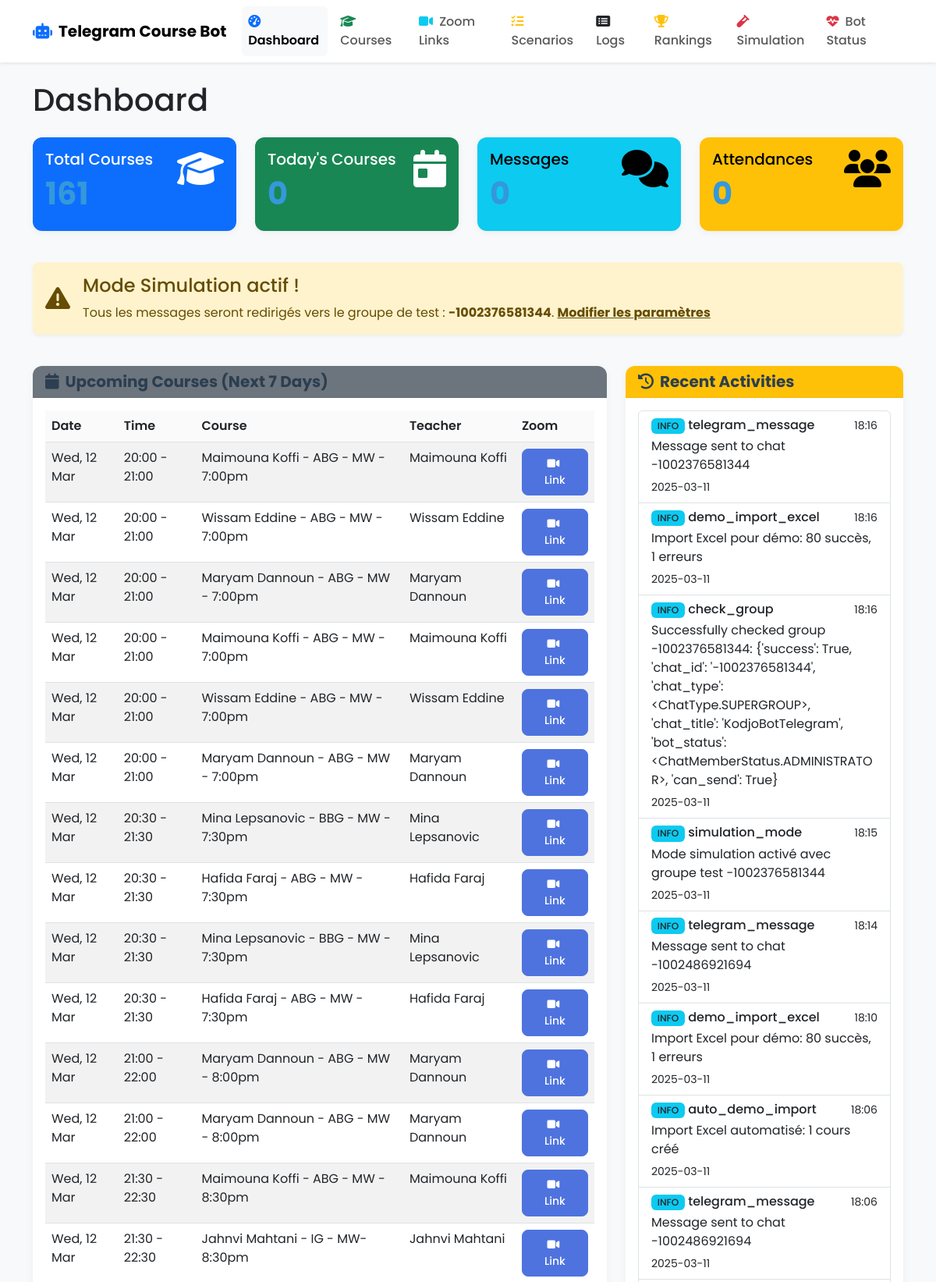
The page /admin (upper part) on the database its author committed.
### models.py (models this page shows, shortened)
class AppSettings(db.Model):
    id = db.Column(db.Integer, primary_key=True)
    simulation_mode = db.Column(db.Boolean, default=False)
    test_group_id = db.Column(db.String(100), nullable=True)
    updated_at = db.Column(db.DateTime, default=datetime.utcnow, onupdate=datetime.utcnow)

class Course(db.Model):
    id = db.Column(db.Integer, primary_key=True)
    course_name = db.Column(db.String(100), nullable=False)
    teacher_name = db.Column(db.String(100), nullable=False)
    telegram_group_id = db.Column(db.String(100), nullable=False)
    day_of_week = db.Column(db.Integer, nullable=False)  # 0-6, Monday is 0
    start_time = db.Column(db.Time, nullable=False)
    end_time = db.Column(db.Time, nullable=False)
    schedule_date = db.Column(db.Date, nullable=True)  # The next occurrence date
    zoom_link = db.Column(db.String(255), nullable=True)
    zoom_meeting_id = db.Column(db.String(100), nullable=True)
    created_at = db.Column(db.DateTime, default=datetime.utcnow)
    updated_at = db.Column(db.DateTime, default=datetime.utcnow, onupdate=datetime.utcnow)

class Log(db.Model):
    id = db.Column(db.Integer, primary_key=True)
    level = db.Column(db.String(20), nullable=False)  # INFO, WARNING, ERROR
    scenario = db.Column(db.String(100), nullable=True)  # Which scenario the log is related to
    message = db.Column(db.Text, nullable=False)
    timestamp = db.Column(db.DateTime, default=datetime.utcnow)

### routes.py (the view)
    @app.route('/')
    @app.route('/admin')
    def dashboard():
        course_count = Course.query.count()
        today = datetime.now().date()
        today_courses = Course.query.filter_by(schedule_date=today).count()
        next_week = today + timedelta(days=7)
        upcoming_courses = Course.query.filter(
            Course.schedule_date >= today,
            Course.schedule_date < next_week
        ).order_by(Course.schedule_date, Course.start_time).all()
        recent_logs = Log.query.order_by(Log.timestamp.desc()).limit(10).all()
        bot = init_telegram_bot()
        simulation_mode = bot.is_simulation_mode()
        test_group_id = bot.get_test_group_id()
        message_count = TelegramMessage.query.count()
        attendance_count = ZoomAttendance.query.count()
        top_groups = db.session.query(
            UserRanking.telegram_group_id,
            db.func.sum(UserRanking.total_points).label('total_points')
        ).group_by(UserRanking.telegram_group_id) \
         .order_by(db.func.sum(UserRanking.total_points).desc()) \
         .limit(5).all()
        return render_template(
            'dashboard.html',
            course_count=course_count,
            today_courses=today_courses,
            upcoming_courses=upcoming_courses,
            recent_logs=recent_logs,
            simulation_mode=simulation_mode,
            test_group_id=test_group_id,
            message_count=message_count,
            attendance_count=attendance_count,
            top_groups=top_groups
        )

### telegram_bot.py (called while the page is built)
def init_telegram_bot():
    global telegram_bot
    if telegram_bot is None:
        with app.app_context():
            telegram_bot = TelegramBot()
    return telegram_bot

    def is_simulation_mode(self):
        settings = AppSettings.query.first()
        return settings.simulation_mode if settings else False

    def get_test_group_id(self):
        settings = AppSettings.query.first()
        return settings.test_group_id if settings else None

### templates/dashboard.html (shortened to what this page needs)
{% extends 'layout.html' %}
{% block content %}
<div class="row">
    <div class="col-12">
        <h1 class="mb-4">Dashboard</h1>
    </div>
</div>
<div class="row mb-4">
    <div class="col-md-3">
        <div class="card text-bg-primary mb-3">
            <div class="card-body">
                <div class="d-flex justify-content-between align-items-start">
                    <div>
                        <h5 class="card-title">Total Courses</h5>
                        <h2 class="display-4">{{ course_count }}</h2>
                    </div>
                    <i class="fas fa-graduation-cap fa-3x"></i>
                </div>
            </div>
        </div>
    </div>
    <div class="col-md-3">
        <div class="card text-bg-success mb-3">
            <div class="card-body">
                <div class="d-flex justify-content-between align-items-start">
                    <div>
                        <h5 class="card-title">Today's Courses</h5>
                        <h2 class="display-4">{{ today_courses }}</h2>
                    </div>
                    <i class="fas fa-calendar-day fa-3x"></i>
                </div>
            </div>
        </div>
    </div>
    <div class="col-md-3">
        <div class="card text-bg-info mb-3">
            <div class="card-body">
                <div class="d-flex justify-content-between align-items-start">
                    <div>
                        <h5 class="card-title">Messages</h5>
                        <h2 class="display-4">{{ message_count }}</h2>
                    </div>
                    <i class="fas fa-comments fa-3x"></i>
                </div>
            </div>
        </div>
    </div>
    <div class="col-md-3">
        <div class="card text-bg-warning mb-3">
            <div class="card-body">
                <div class="d-flex justify-content-between align-items-start">
                    <div>
                        <h5 class="card-title">Attendances</h5>
                        <h2 class="display-4">{{ attendance_count }}</h2>
                    </div>
                    <i class="fas fa-users fa-3x"></i>
                </div>
            </div>
        </div>
    </div>
</div>
{% if simulation_mode %}
<div class="row mb-4">
    <div class="col-12">
        <div class="alert alert-warning d-flex align-items-center" role="alert">
            <i class="fas fa-exclamation-triangle fa-2x me-3"></i>
            <div>
                <h4 class="alert-heading">Mode Simulation actif !</h4>
                <p class="mb-0">
                    Tous les messages seront redirigés vers le groupe de test :
                    <strong>{{ test_group_id }}</strong>.
                    <a href="{{ url_for('simulation') }}" class="alert-link">Modifier les paramètres</a>
                </p>
            </div>
        </div>
    </div>
</div>
{% endif %}
<div class="row">
    <div class="col-lg-8">
        <div class="card mb-4">
            <div class="card-header bg-secondary text-white">
                <h5 class="mb-0"><i class="fas fa-calendar me-2"></i>Upcoming Courses (Next 7 Days)</h5>
            </div>
            <div class="card-body">
                {% if upcoming_courses %}
                    <div class="table-responsive">
                        <table class="table table-striped">
                            <thead>
                                <tr>
                                    <th>Date</th>
                                    <th>Time</th>
                                    <th>Course</th>
                                    <th>Teacher</th>
                                    <th>Zoom</th>
                                </tr>
                            </thead>
                            <tbody>
                                {% for course in upcoming_courses %}
                                <tr>
                                    <td>{{ course.schedule_date.strftime('%a, %d %b') }}</td>
                                    <td>{{ course.start_time.strftime('%H:%M') }} - {{ course.end_time.strftime('%H:%M') }}</td>
                                    <td>{{ course.course_name }}</td>
                                    <td>{{ course.teacher_name }}</td>
                                    <td>
                                        {% if course.zoom_link %}
                                            <a href="{{ course.zoom_link }}" target="_blank" class="btn btn-sm btn-primary">
                                                <i class="fas fa-video me-1"></i> Link
                                            </a>
                                        {% else %}
                                            <span class="badge bg-warning text-dark">Missing</span>
                                        {% endif %}
                                    </td>
                                </tr>
                                {% endfor %}
                            </tbody>
                        </table>
                    </div>
                {% else %}
                    <div class="alert alert-info">No upcoming courses for the next week.</div>
                {% endif %}
            </div>
        </div>
    </div>
    <div class="col-lg-4">
        <div class="card mb-4">
            <div class="card-header bg-warning text-dark">
                <h5 class="mb-0"><i class="fas fa-history me-2"></i>Recent Activities</h5>
            </div>
            <div class="card-body">
                {% if recent_logs %}
                    <div class="list-group">
                        {% for log in recent_logs %}
                        <div class="list-group-item list-group-item-action flex-column align-items-start">
                            <div class="d-flex w-100 justify-content-between">
                                <h6 class="mb-1">
                                    {% if log.level == 'INFO' %}
                                        <span class="badge bg-info text-dark">INFO</span>
                                    {% elif log.level == 'WARNING' %}
                                        <span class="badge bg-warning text-dark">WARNING</span>
                                    {% elif log.level == 'ERROR' %}
                                        <span class="badge bg-danger">ERROR</span>
                                    {% endif %}
                                    {{ log.scenario or 'System' }}
                                </h6>
                                <small>{{ log.timestamp.strftime('%H:%M') }}</small>
                            </div>
                            <p class="mb-1">{{ log.message }}</p>
                            <small>{{ log.timestamp.strftime('%Y-%m-%d') }}</small>
                        </div>
                        {% endfor %}
                    </div>
                {% else %}
                    <div class="alert alert-info">No recent activities.</div>
                {% endif %}
            </div>
        </div>
    </div>
</div>
{% endblock %}

### static/css/custom.css (style rules this page uses)
body { min-height: 100vh; display: flex; flex-direction: column; font-family: 'Poppins', sans-serif; background-color: #f8f9fa; color: #212529; }
.card { border-radius: 0.75rem; box-shadow: 0 2px 10px rgba(0, 0, 0, 0.05); margin-bottom: 1.5rem; border: none; background-color: #ffffff; transition: transform 0.2s, box-shadow 0.2s; }
.card-header { background-color: rgba(0, 0, 0, 0.01); border-bottom: 1px solid rgba(0, 0, 0, 0.05); border-top-left-radius: 0.75rem !important; border-top-right-radius: 0.75rem !important; font-weight: 600; }
.card-header h5, .card-header .h5 { font-weight: 700; color: #2c3e50; margin: 0; }
.card .display-4 { font-weight: 700; font-size: 2.5rem; color: #3498db; }
.btn { border-radius: 0.5rem; padding: 0.5rem 1.25rem; font-weight: 500; transition: all 0.2s; }
.btn-primary { background-color: #4e73df; border-color: #4e73df; }
.table { width: 100%; margin-bottom: 0; color: #212529; }
.table th { font-weight: 600; background-color: rgba(0, 0, 0, 0.02); }
.badge { font-weight: 500; padding: 0.35em 0.65em; border-radius: 0.375rem; }
.alert { border-radius: 0.5rem; border: none; box-shadow: 0 0.125rem 0.25rem rgba(0, 0, 0, 0.05); }

### rows shown on the page
AppSettings: test_group "-1002376581344"
Course: schedule_date "Wed, 12 Mar", start_time "20:00", end_time "21:00", course_name "Maimouna Koffi - ABG - MW - 7:00pm", teacher_name "Maimouna Koffi"
Course: schedule_date "Wed, 12 Mar", start_time "20:00", end_time "21:00", course_name "Wissam Eddine - ABG - MW - 7:00pm", teacher_name "Wissam Eddine"
Course: schedule_date "Wed, 12 Mar", start_time "20:00", end_time "21:00", course_name "Maryam Dannoun - ABG - MW - 7:00pm", teacher_name "Maryam Dannoun"
Course: schedule_date "Wed, 12 Mar", start_time "20:00", end_time "21:00", course_name "Maimouna Koffi - ABG - MW - 7:00pm", teacher_name "Maimouna Koffi"
Course: schedule_date "Wed, 12 Mar", start_time "20:00", end_time "21:00", course_name "Wissam Eddine - ABG - MW - 7:00pm", teacher_name "Wissam Eddine"
Course: schedule_date "Wed, 12 Mar", start_time "20:00", end_time "21:00", course_name "Maryam Dannoun - ABG - MW - 7:00pm", teacher_name "Maryam Dannoun"
Course: schedule_date "Wed, 12 Mar", start_time "20:30", end_time "21:30", course_name "Mina Lepsanovic - BBG - MW - 7:30pm", teacher_name "Mina Lepsanovic"
Course: schedule_date "Wed, 12 Mar", start_time "20:30", end_time "21:30", course_name "Hafida Faraj - ABG - MW - 7:30pm", teacher_name "Hafida Faraj"
Course: schedule_date "Wed, 12 Mar", start_time "20:30", end_time "21:30", course_name "Mina Lepsanovic - BBG - MW - 7:30pm", teacher_name "Mina Lepsanovic"
Course: schedule_date "Wed, 12 Mar", start_time "20:30", end_time "21:30", course_name "Hafida Faraj - ABG - MW - 7:30pm", teacher_name "Hafida Faraj"
Course: schedule_date "Wed, 12 Mar", start_time "21:00", end_time "22:00", course_name "Maryam Dannoun - ABG - MW - 8:00pm", teacher_name "Maryam Dannoun"
Course: schedule_date "Wed, 12 Mar", start_time "21:00", end_time "22:00", course_name "Maryam Dannoun - ABG - MW - 8:00pm", teacher_name "Maryam Dannoun"
Course: schedule_date "Wed, 12 Mar", start_time "21:30", end_time "22:30", course_name "Maimouna Koffi - ABG - MW - 8:30pm", teacher_name "Maimouna Koffi"
Course: schedule_date "Wed, 12 Mar", start_time "21:30", end_time "22:30", course_name "Jahnvi Mahtani - IG - MW- 8:30pm", teacher_name "Jahnvi Mahtani"
Log: level "INFO", scenario "telegram_message", timestamp "18:16", message "Message sent to chat -1002376581344", timestamp "2025-03-11"
Log: level "INFO", scenario "demo_import_excel", timestamp "18:16", message "Import Excel pour démo: 80 succès, 1 erreurs", timestamp "2025-03-11"
Log: level "INFO", scenario "check_group", timestamp "18:16", message "Successfully checked group -1002376581344: {'success': True, 'chat_id': '-1002376581344', 'chat_type': <ChatType.SUPERGROUP>, 'chat_title': 'KodjoBotTelegram', 'bot_status': <ChatMemberStatus.ADMINISTRATOR>, 'can_send': True}", timestamp "2025-03-11"
Log: level "INFO", scenario "simulation_mode", timestamp "18:15", message "Mode simulation activé avec groupe test -1002376581344", timestamp "2025-03-11"
Log: level "INFO", scenario "telegram_message", timestamp "18:14", message "Message sent to chat -1002486921694", timestamp "2025-03-11"
Log: level "INFO", scenario "demo_import_excel", timestamp "18:10", message "Import Excel pour démo: 80 succès, 1 erreurs", timestamp "2025-03-11"
Log: level "INFO", scenario "auto_demo_import", timestamp "18:06", message "Import Excel automatisé: 1 cours créé", timestamp "2025-03-11"
Log: level "INFO", scenario "telegram_message", timestamp "18:06", message "Message sent to chat -1002486921694", timestamp "2025-03-11"

### other values the page prints
{{ course_count }} "161"
{{ today_courses }} "0"
{{ message_count }} "0"
{{ attendance_count }} "0"
